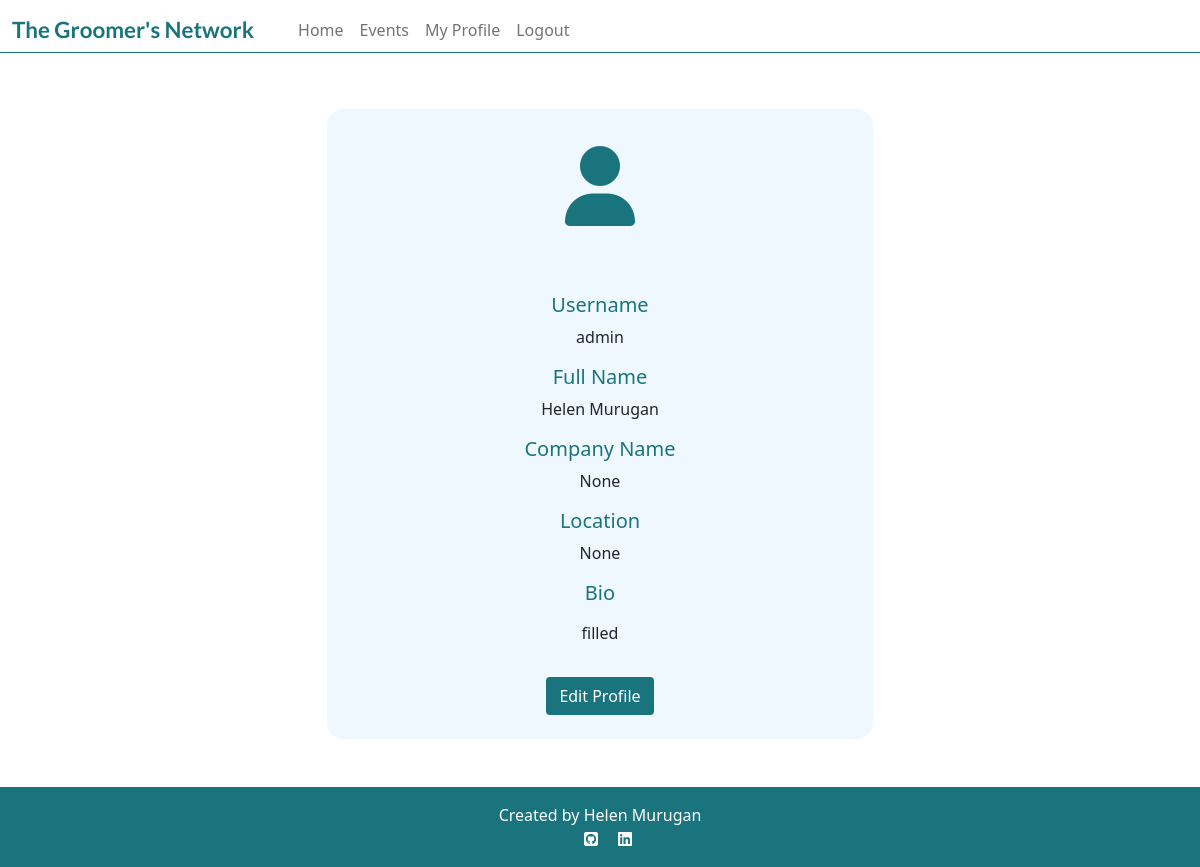
Before: /user_profile/admin/ (signed in) with the older database file.
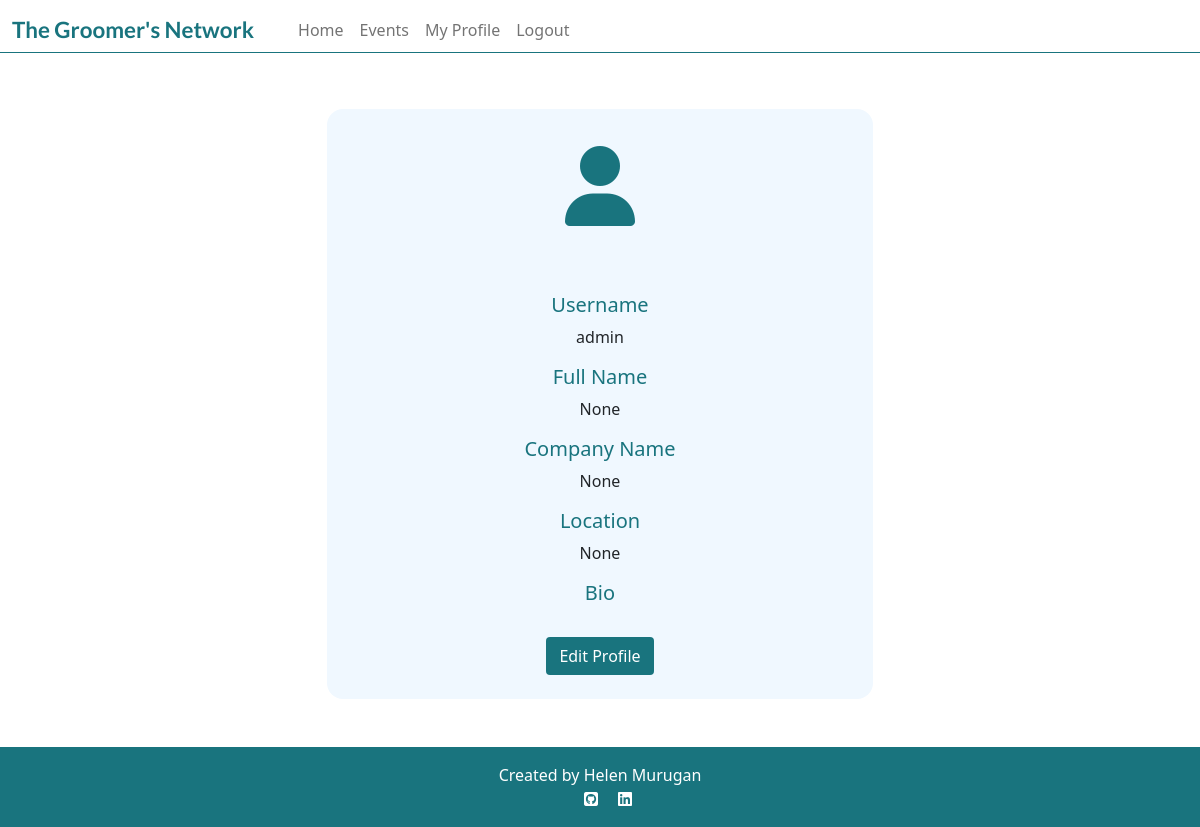
After: the same page with the newer database file.
### user_profile/models.py (models this page shows)
class Profile(models.Model):
    user = models.OneToOneField(
        User,
        on_delete=models.CASCADE,
        related_name='profile',
        verbose_name='User',
    )
    full_name = models.CharField(
        max_length=50,
        blank=True,
        null=True,
        verbose_name='Full name',
        default=' ',
    )
    company_name = models.CharField(
        blank=True,
        null=True,
        max_length=30,
        default='',
    )
    location = models.CharField(
        blank=True,
        null=True,
        max_length=30,
        default=''
    )
    bio = models.TextField(
        blank=True,
        null=True,
        max_length=1000,
        default='',
    )

### user_profile/views.py (the view)
# urls.py: path('<str:user>/', views.ProfileView.as_view(), name='my_profile'),
class ProfileView(View):
    def get(self, request, *args, **kwargs):
        if request.user.is_authenticated:
            user_profile = get_object_or_404(
                Profile,
                user=request.user
            )
            print(user_profile)
            context = {
                'user_profile': user_profile,
            }
            return render(
                request,
                'my_profile.html',
                context
            )
        else:
            return render(
                request,
                'account/login.html'
            )

### templates/my_profile.html
{% extends 'base.html' %}
{% load crispy_forms_tags %}
{% block content %}
<section>
    <div class="container my-5">
        <div class="row justify-content-center">
            <div class="col-md-8 col-lg-6">
                <div class="profile-card">
                    <div class="text-center">
                        <p class="card-body teal-text big-fa"><i class="fa-solid fa-user"></i></p>
                    </div>
                    <div class=card-body>
                        <div class="text-center">
                            <h5 class="mb-2 teal-text">Username</h5>
                            <p>{{ request.user.username }}</p>
                            <h5 class="mb-2 teal-text">Full Name</h5>
                            <p>{{user_profile.full_name}}</p>
                            <h5 class="mb-2 teal-text">Company Name</h5>
                            <p>{{user_profile.company_name}}</p>
                            <h5 class="mb-2 teal-text">Location</h5>
                            <p>{{user_profile.location}}</p>
                            <h5 class="mb-2 teal-text">Bio</h5>
                            <p>{{user_profile.bio | safe }}</p>
                        </div>
                    </div>
                    <div class="text-center">
                        <a href="{% url 'my_profile_update'  user.profile.pk %}" class="btn btn-signup mb-4">Edit Profile</a>
                    </div>
                </div>
            </div>
        </div>
    </div>
</section>
{% endblock %}

Changed rows visible on the page:
changed Profile "None": full_name "Helen Murugan" → "None"; bio "filled" → (not shown)
